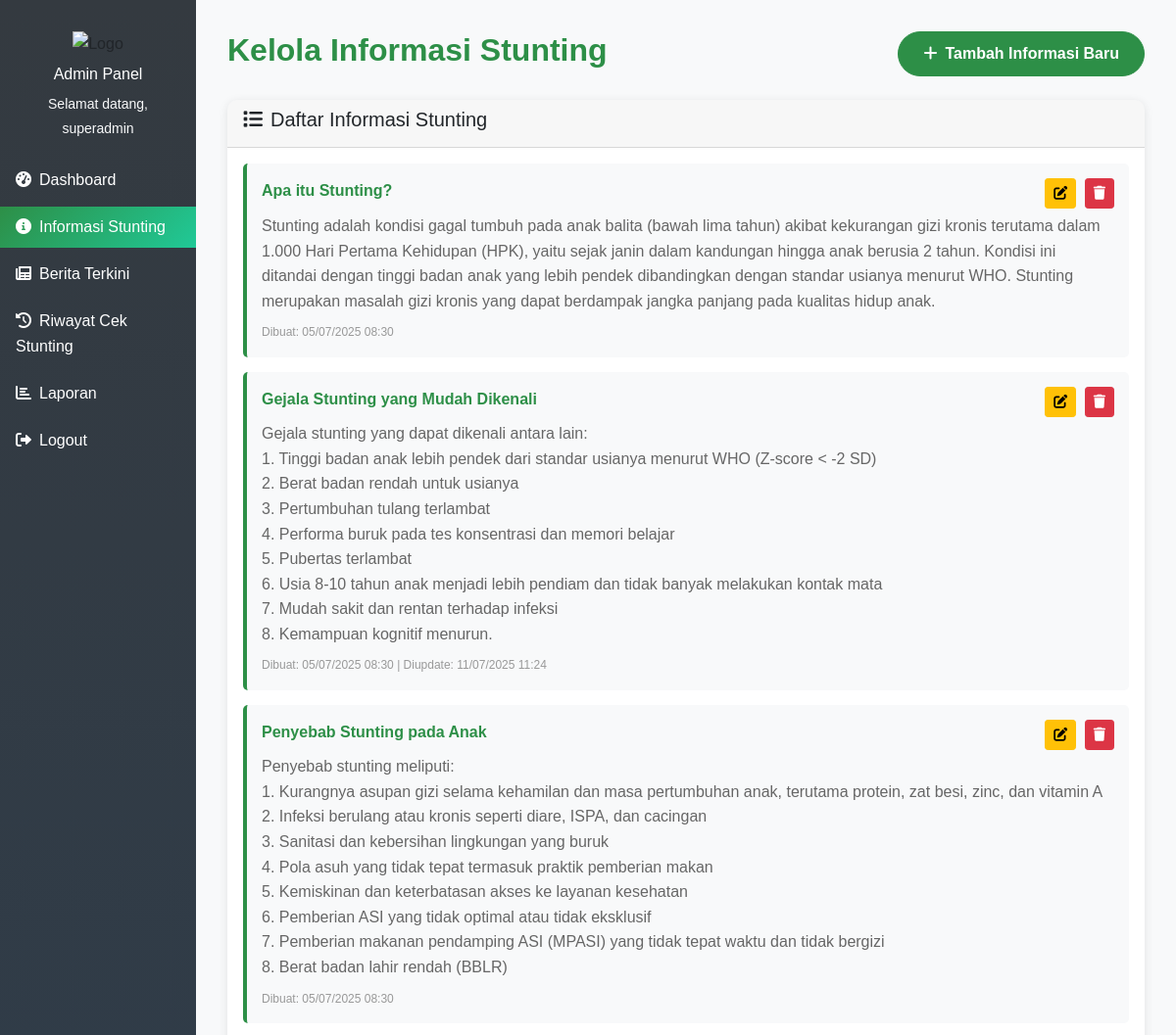
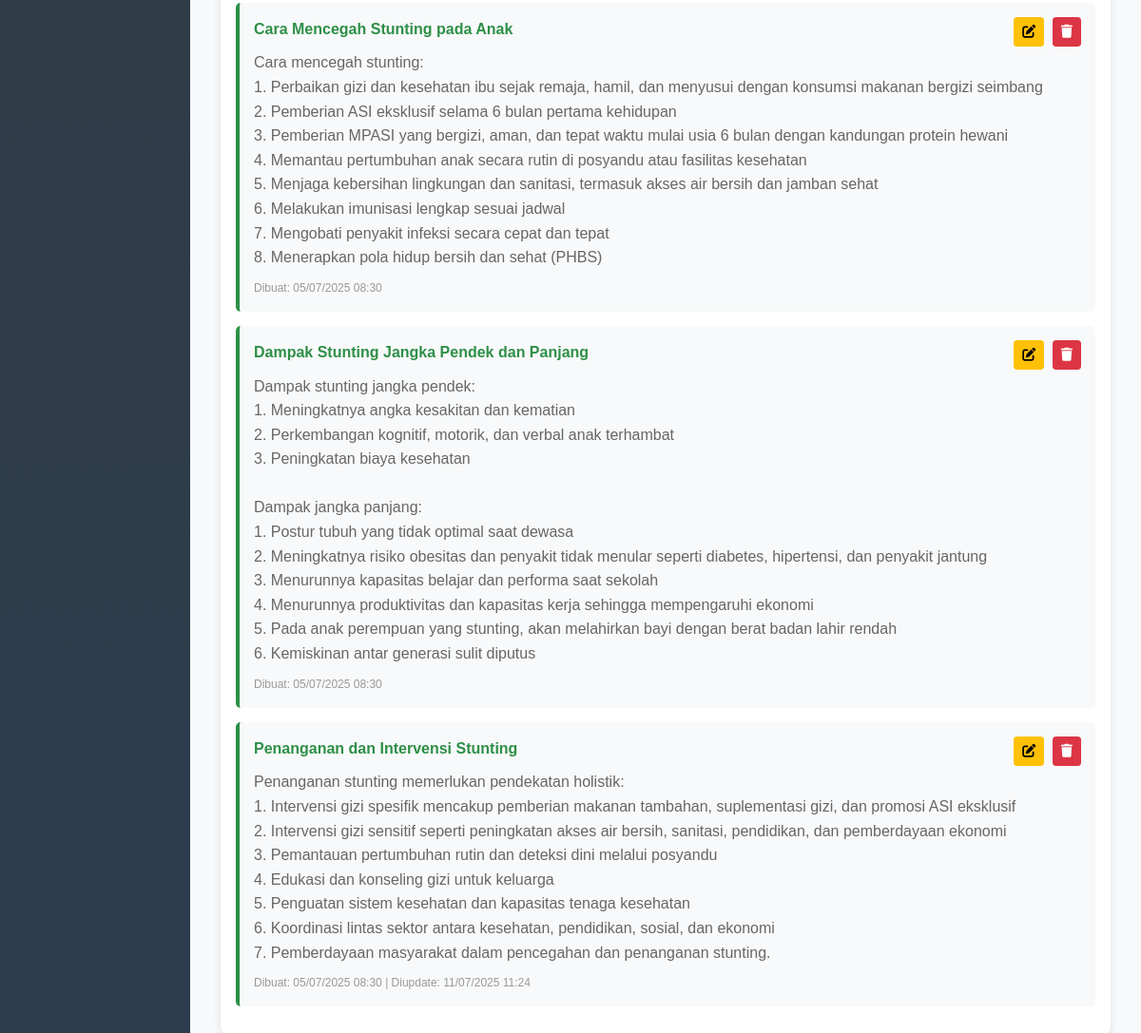
The app's page /admin/kelola_informasi.php (signed in) with its own data (2 pictures, top to bottom).
### tables this page shows
CREATE TABLE `informasi_stunting` (
  `id` int(10) NOT NULL,
  `judul` varchar(255) NOT NULL,
  `konten` text NOT NULL,
  `status` enum('aktif','nonaktif') DEFAULT 'aktif',
  `urutan` int(10) DEFAULT 0,
  `tanggal_dibuat` timestamp NOT NULL DEFAULT current_timestamp(),
  `tanggal_diupdate` timestamp NULL DEFAULT NULL ON UPDATE current_timestamp()
);

### admin/kelola_informasi.php (the view, shortened to what this page needs)
<?php
include '../config/database.php';
try {
    $stmt = $pdo->query("SELECT * FROM informasi_stunting ORDER BY tanggal_dibuat DESC");
    $informasi_list = $stmt->fetchAll();
} catch(PDOException $e) {
    $informasi_list = [];
}
$edit_data = null;
?>
<!DOCTYPE html>
<html lang="id">
<head>
    <link href="https://cdn.jsdelivr.net/npm/bootstrap@5.1.3/dist/css/bootstrap.min.css" rel="stylesheet">
    <link href="https://cdnjs.cloudflare.com/ajax/libs/font-awesome/6.0.0/css/all.min.css" rel="stylesheet">
    <link href="../assets/css/style.css" rel="stylesheet">
</head>
<body>
    <div class="container-fluid">
        <div class="row">
            <div class="col-md-3 col-lg-2 admin-sidebar">
                <div class="text-center p-3">
                    <img src="https://pfst.cf2.poecdn.net/base/image/cb8d0f034a34f23a9824a116f1403faf0d13fbd49a4b0da7a1f539d61a6d3cbd?w=486&h=600" alt="Logo" width="50" height="50" class="mb-2">
                    <h6 class="text-white">Admin Panel</h6>
                    <small class="text-light">Selamat datang, <?php echo $_SESSION['admin_username']; ?></small>
                </div>
                <nav class="nav flex-column">
                    <a class="nav-link" href="dashboard.php">
                        <i class="fas fa-tachometer-alt me-2"></i>Dashboard
                     </a>
                    <a class="nav-link active" href="kelola_informasi.php">
                        <i class="fas fa-info-circle me-2"></i>Informasi Stunting
                    </a>
                    <a class="nav-link" href="kelola_berita.php">
                        <i class="fas fa-newspaper me-2"></i>Berita Terkini
                    </a>
                    <a class="nav-link" href="riwayat_cek.php">
                        <i class="fas fa-history me-2"></i>Riwayat Cek Stunting
                    </a>
                    <a class="nav-link" href="laporan.php">
                        <i class="fas fa-chart-bar me-2"></i>Laporan
                    </a>
                    <a class="nav-link" href="logout.php">
                        <i class="fas fa-sign-out-alt me-2"></i>Logout
                    </a>
                </nav>
            </div>
            <div class="col-md-9 col-lg-10 content-wrapper">
                <div class="d-flex justify-content-between align-items-center mb-4">
                    <h2 class="fw-bold" style="color: var(--luwu-green);">Kelola Informasi Stunting</h2>
                    <?php if (!$edit_data): ?>
                    <button class="btn btn-success" data-bs-toggle="modal" data-bs-target="#tambahModal">
                        <i class="fas fa-plus me-2"></i>Tambah Informasi Baru
                    </button>
                    <?php endif; ?>
                </div>
                <div class="card">
                    <div class="card-header">
                        <h5><i class="fas fa-list me-2"></i>Daftar Informasi Stunting</h5>
                    </div>
                    <div class="card-body">
                        <?php if (empty($informasi_list)): ?>
                        <div class="text-center text-muted py-4">
                            <i class="fas fa-info-circle me-2"></i>Belum ada informasi yang ditambahkan.
                        </div>
                        <?php else: ?>
                            <?php foreach ($informasi_list as $info): ?>
                            <div class="info-item">
                                <div class="action-buttons">
                                    <a href="kelola_informasi.php?edit=<?php echo $info['id']; ?>" class="btn btn-warning btn-sm me-1">
                                        <i class="fas fa-edit"></i>
                                    </a>
                                    <button class="btn btn-danger btn-sm" onclick="hapusInformasi(<?php echo $info['id']; ?>, '<?php echo addslashes($info['judul']); ?>')">
                                        <i class="fas fa-trash"></i>
                                    </button>
                                </div>
                                <div class="info-title"><?php echo htmlspecialchars($info['judul']); ?></div>
                                <div class="info-content"><?php echo nl2br(htmlspecialchars($info['konten'])); ?></div>
                                <div class="info-meta">
                                    Dibuat: <?php echo date('d/m/Y H:i', strtotime($info['tanggal_dibuat'])); ?>
                                    <?php if ($info['tanggal_diupdate']): ?>
                                    | Diupdate: <?php echo date('d/m/Y H:i', strtotime($info['tanggal_diupdate'])); ?>
                                    <?php endif; ?>
                                </div>
                            </div>
                            <?php endforeach; ?>
                        <?php endif; ?>
                    </div>
                </div>
            </div>
        </div>
    </div>
</body>
</html>

### assets/css/style.css (style rules this page uses)
:root { --primary-green: #28a745; --secondary-green: #20c997; --light-green: #d4edda; --gray-light: #f8f9fa; --gray-medium: #6c757d; --gray-dark: #343a40; --luwu-green: #2d8f47; }
body { font-family: 'Segoe UI', Tahoma, Geneva, Verdana, sans-serif; background-color: #ffffff; line-height: 1.6; }
.nav-link { color: white !important; font-weight: 500; transition: all 0.3s ease; padding: 0.5rem 1rem !important; margin: 0 0.2rem; }
.card { border: none; box-shadow: 0 4px 15px rgba(0,0,0,0.1); transition: all 0.3s ease; margin-bottom: 20px; border-radius: 15px; overflow: hidden; }
.btn-success { background-color: var(--luwu-green); border-color: var(--luwu-green); border-radius: 25px; padding: 10px 25px; font-weight: 600; }
.admin-sidebar { background: linear-gradient(180deg, var(--gray-dark), #2c3e50); min-height: 100vh; padding: 1rem 0; box-shadow: 2px 0 10px rgba(0,0,0,0.1); }
.admin-sidebar .nav-link { color: #ffffff; padding: 1rem 1.5rem; border-radius: 0; margin: 0.2rem 0; transition: all 0.3s ease; }
.admin-sidebar .nav-link.active { background: linear-gradient(135deg, var(--luwu-green), var(--secondary-green)); }
.content-wrapper { padding: 2rem; background-color: #f8f9fa; min-height: 100vh; }

### admin/kelola_informasi.php (style rules this page uses)
body { font-family: Arial, sans-serif; }
.card { border-radius: 10px; box-shadow: 0 2px 10px rgba(0, 0, 0, 0.1); margin-bottom: 20px; }
.info-item { background: #f8f9fa; border-left: 4px solid var(--luwu-green); padding: 15px; margin-bottom: 15px; border-radius: 5px; position: relative; }
.info-title { font-weight: bold; color: var(--luwu-green); margin-bottom: 10px; padding-right: 80px; }
.info-content { color: #666; line-height: 1.6; }
.info-meta { font-size: 12px; color: #999; margin-top: 10px; }
.action-buttons { position: absolute; top: 15px; right: 15px; }
.btn-sm { padding: 0.25rem 0.5rem; font-size: 0.875rem; }

### records on screen
informasi_stunting: judul "Apa itu Stunting?", konten "Stunting adalah kondisi gagal tumbuh pada anak balita (bawah lima tahun) akibat kekurangan gizi kronis terutama dalam 1.000 Hari Pertama Kehidupan (HPK), yaitu sejak janin dalam kandungan hingga anak berusia 2 tahun. Kondisi ini ditandai dengan tinggi badan anak yang lebih pendek dibandingkan dengan standar usianya menurut WHO. Stunting merupakan masalah gizi kronis yang dapat berdampak jangka panjang pada kualitas hidup anak.", tanggal_dibuat "05/07/2025 08:30"
informasi_stunting: judul "Gejala Stunting yang Mudah Dikenali", konten "Gejala stunting yang dapat dikenali antara lain: 1. Tinggi badan anak lebih pendek dari standar usianya menurut WHO (Z-score < -2 SD) 2. Berat badan rendah untuk usianya 3. Pertumbuhan tulang terlambat 4. Performa buruk pada tes konsentrasi dan memori belajar 5. Pubertas terlambat 6. Usia 8-10 tahun anak menjadi lebih pendiam dan tidak banyak melakukan kontak mata 7. Mudah sakit dan rentan terhadap infeksi 8. Kemampuan kognitif menurun.", tanggal_dibuat "05/07/2025 08:30", tanggal_diupdate "11/07/2025 11:24"
informasi_stunting: judul "Penyebab Stunting pada Anak", konten "Penyebab stunting meliputi: 1. Kurangnya asupan gizi selama kehamilan dan masa pertumbuhan anak, terutama protein, zat besi, zinc, dan vitamin A 2. Infeksi berulang atau kronis seperti diare, ISPA, dan cacingan 3. Sanitasi dan kebersihan lingkungan yang buruk 4. Pola asuh yang tidak tepat termasuk praktik pemberian makan 5. Kemiskinan dan keterbatasan akses ke layanan kesehatan 6. Pemberian ASI yang tidak optimal atau tidak eksklusif 7. Pemberian makanan pendamping ASI (MPASI) yang tidak tepat waktu dan tidak bergizi 8. Berat badan lahir rendah (BBLR)", tanggal_dibuat "05/07/2025 08:30"
informasi_stunting: judul "Cara Mencegah Stunting pada Anak", konten "Cara mencegah stunting: 1. Perbaikan gizi dan kesehatan ibu sejak remaja, hamil, dan menyusui dengan konsumsi makanan bergizi seimbang 2. Pemberian ASI eksklusif selama 6 bulan pertama kehidupan 3. Pemberian MPASI yang bergizi, aman, dan tepat waktu mulai usia 6 bulan dengan kandungan protein hewani 4. Memantau pertumbuhan anak secara rutin di posyandu atau fasilitas kesehatan 5. Menjaga kebersihan lingkungan dan sanitasi, termasuk akses air bersih dan jamban sehat 6. Melakukan imunisasi lengkap sesuai jadwal 7. Mengobati penyakit infeksi secara cepat dan tepat 8. Menerapkan pola hidup bersih dan sehat (PHBS)", tanggal_dibuat "05/07/2025 08:30"
informasi_stunting: judul "Dampak Stunting Jangka Pendek dan Panjang", konten "Dampak stunting jangka pendek: 1. Meningkatnya angka kesakitan dan kematian 2. Perkembangan kognitif, motorik, dan verbal anak terhambat 3. Peningkatan biaya kesehatan Dampak jangka panjang: 1. Postur tubuh yang tidak optimal saat dewasa 2. Meningkatnya risiko obesitas dan penyakit tidak menular seperti diabetes, hipertensi, dan penyakit jantung 3. Menurunnya kapasitas belajar dan performa saat sekolah 4. Menurunnya produktivitas dan kapasitas kerja sehingga mempengaruhi ekonomi 5. Pada anak perempuan yang stunting, akan melahirkan bayi dengan berat badan lahir rendah 6. Kemiskinan antar generasi sulit diputus", tanggal_dibuat "05/07/2025 08:30"
informasi_stunting: judul "Penanganan dan Intervensi Stunting", konten "Penanganan stunting memerlukan pendekatan holistik: 1. Intervensi gizi spesifik mencakup pemberian makanan tambahan, suplementasi gizi, dan promosi ASI eksklusif 2. Intervensi gizi sensitif seperti peningkatan akses air bersih, sanitasi, pendidikan, dan pemberdayaan ekonomi 3. Pemantauan pertumbuhan rutin dan deteksi dini melalui posyandu 4. Edukasi dan konseling gizi untuk keluarga 5. Penguatan sistem kesehatan dan kapasitas tenaga kesehatan 6. Koordinasi lintas sektor antara kesehatan, pendidikan, sosial, dan ekonomi 7. Pemberdayaan masyarakat dalam pencegahan dan penanganan stunting.", tanggal_dibuat "05/07/2025 08:30", tanggal_diupdate "11/07/2025 11:24"

### other values on screen
$_SESSION['admin_username'] "superadmin"
